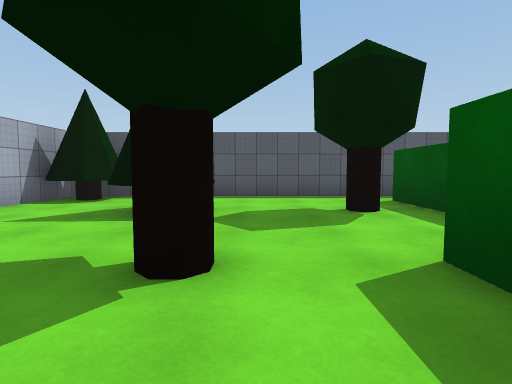
view 1 (above)

24 first-person views from a walk through a Unity game level. The camera is 1.2 m above the floor, tilts 4° down and sees 80° across. The floor is counted in squares, 2 m on a side. Each view is taken from the middle of a square. On the plan, view 1 faces up. The plan holds only what a view shows up to about 9 squares ahead; the rest is blank. The place goes on beyond the plan. Surface patterns are stand-ins for the level's own textures.

view 2
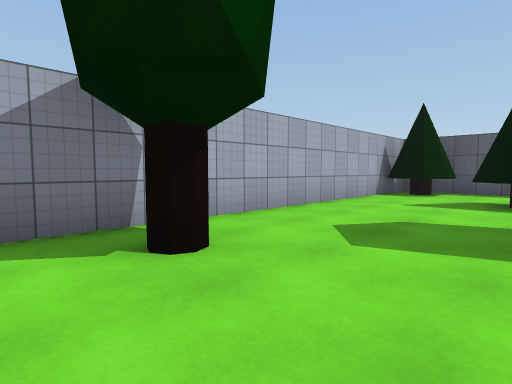

view 3
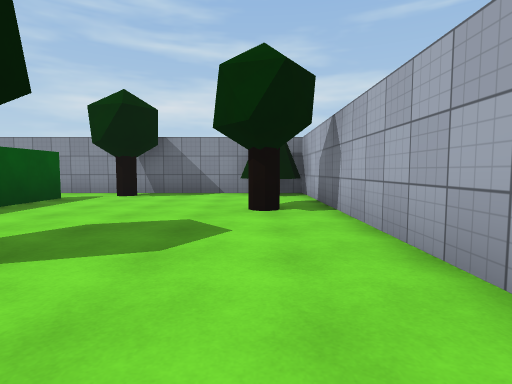

view 4
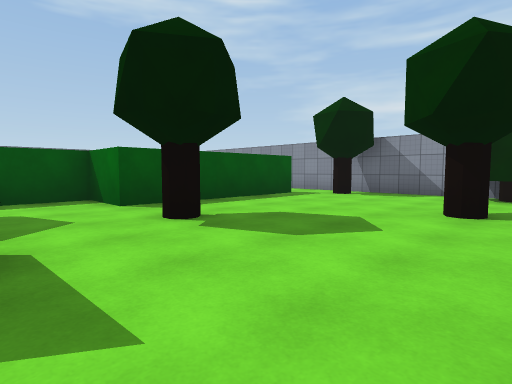

view 5
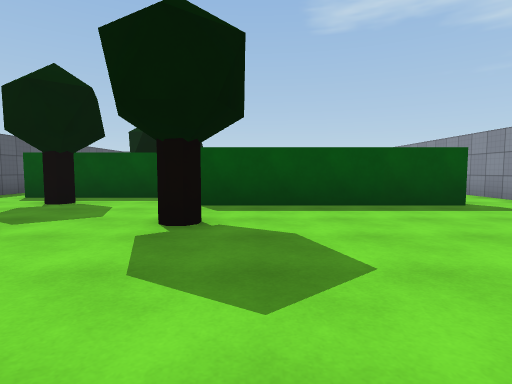

view 6
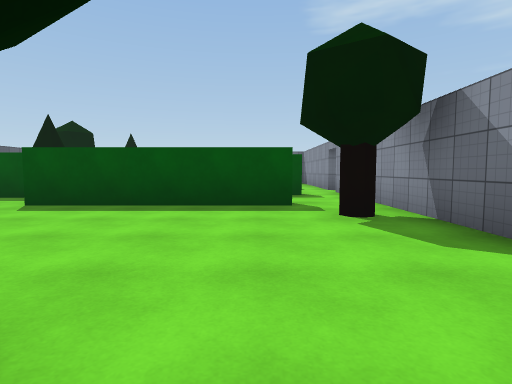

view 7
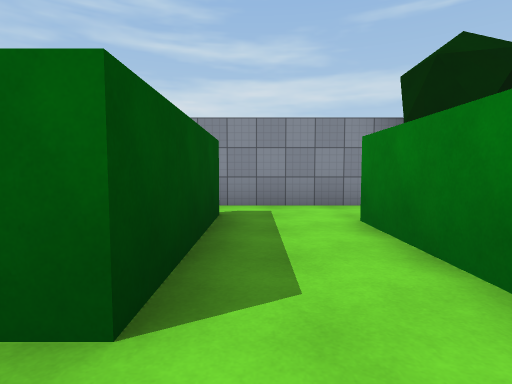

view 8
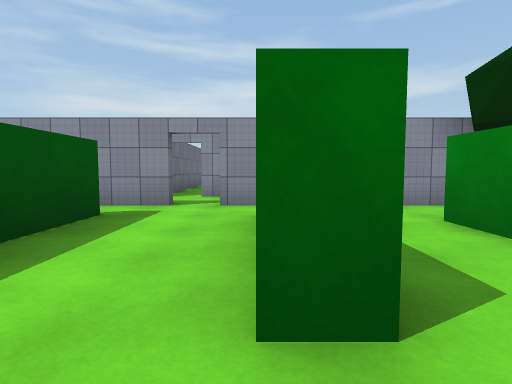

view 9
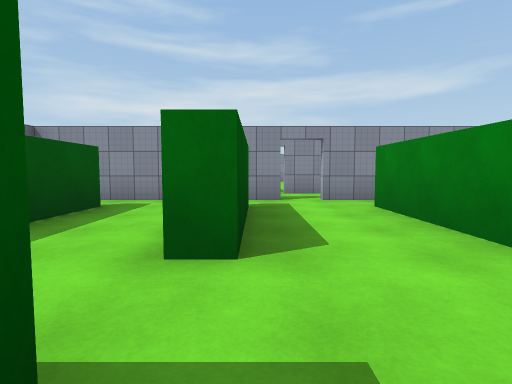

view 10
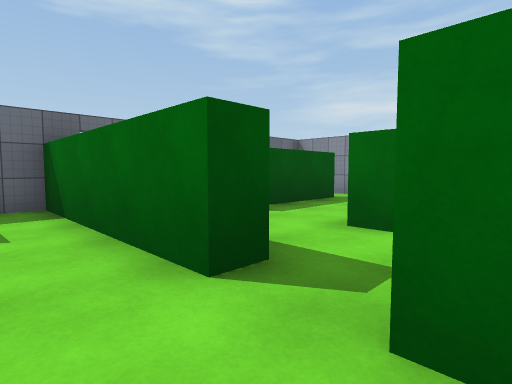

view 11
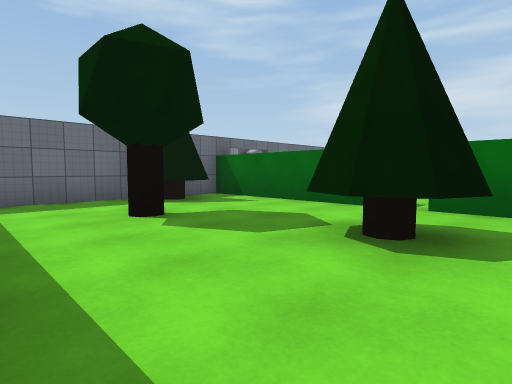

view 12
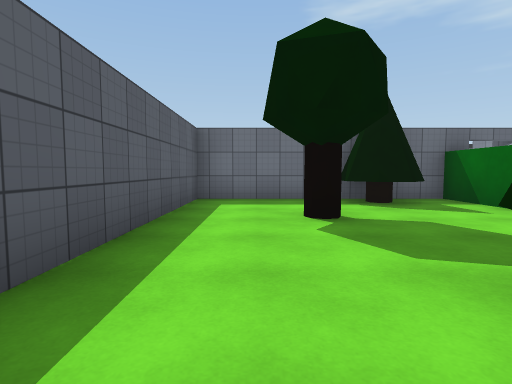

view 13
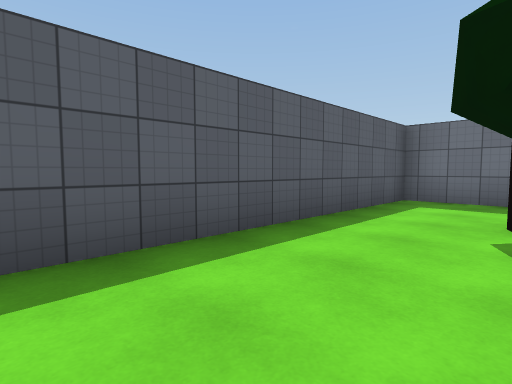

view 14
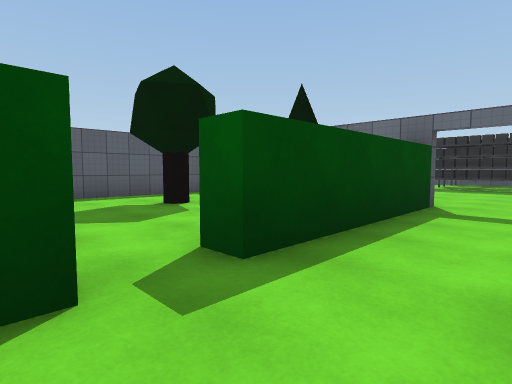

view 15
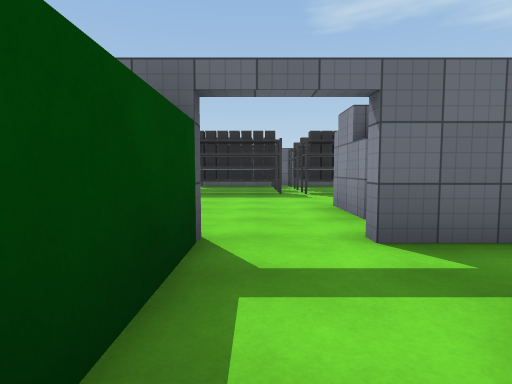

view 16
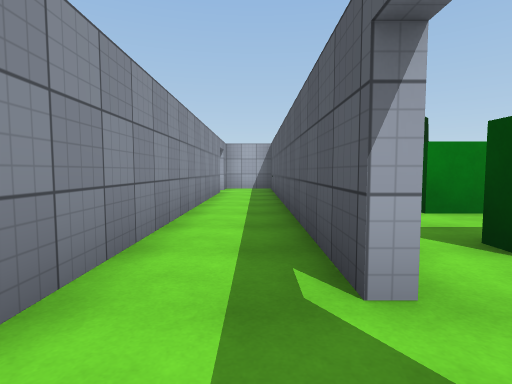

view 17
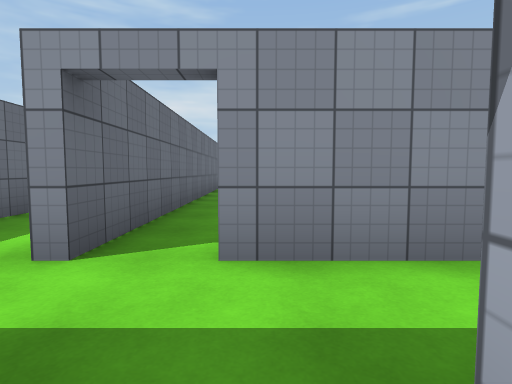

view 18
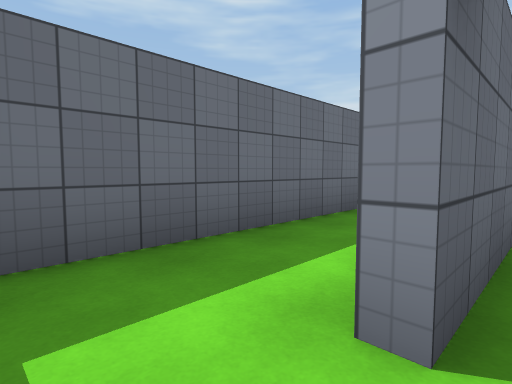

view 19
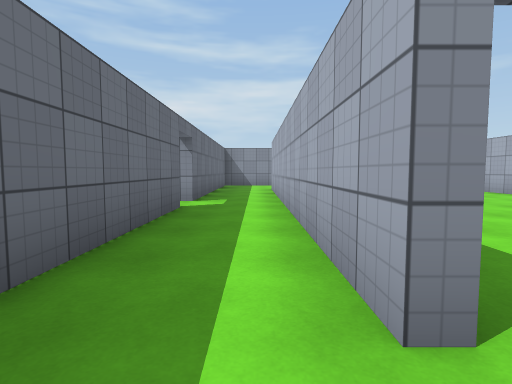

view 20
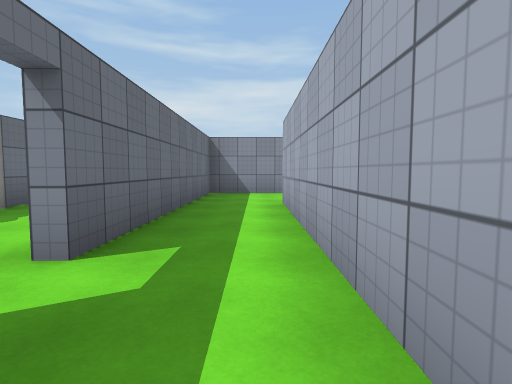

view 21
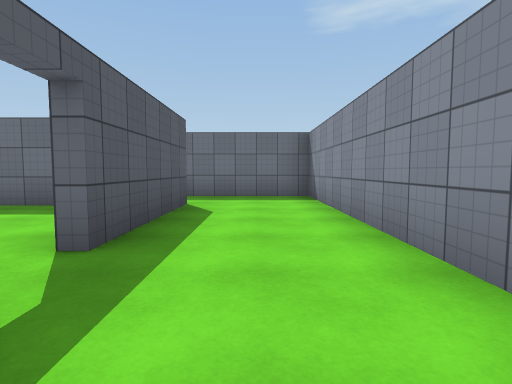

view 22
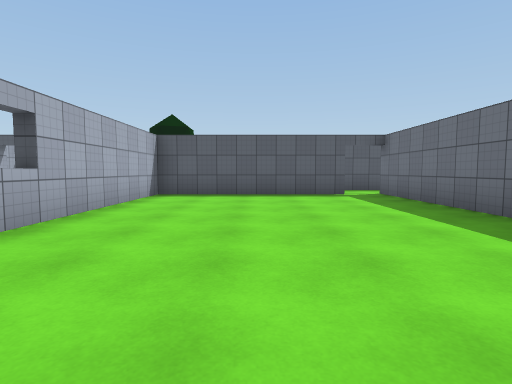

view 23
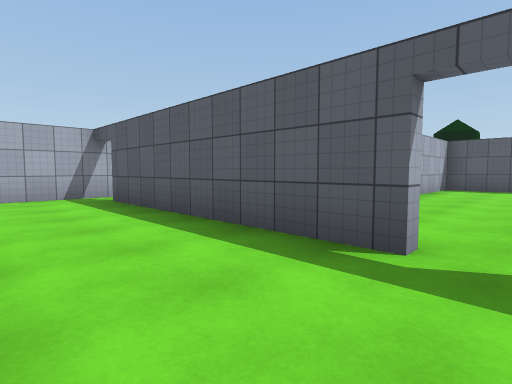

view 24
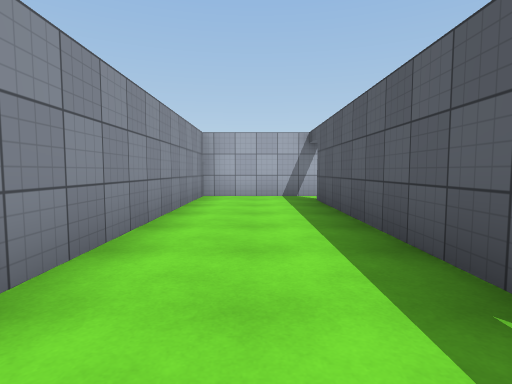

### Floor plan
Points are (right, up) in squares from view 1. A wall is a line through its corners. A room is listed if a view was taken in it or the views show most of it. See-through windows are left out.
Room 1 (views 1, 2, 3, 4, 5, 6)
walls: (1.2, -2.8) (1.2, 2) (2.7, 2) (2.7, 6.1); (3.5, 7.2) (-4.2, 7.2) (-4.2, -4.3) (1.4, -4.3)
ways out: opening at (3, 7) to room 3; opening at (1, -3) to room 8
objects: tree (-4, 6) to (-3, 6); tree (-3, -4) to (-3, -3); tree (-3, -1); tree (-2, 4) to (-1, 5); tree (-1, 2); tree (0, -3); tree (2, 5)
Room 2 (views 7, 8)
walls: (3.5, 0) (4, 0)
ways out: opening at (4, 0.5) to room 4; opening at (2.5, -1.5) to room 8
Room 3 (views 9, 10, 11, 12, 13)
walls: (6.2, 1.5) (6.2, 2) (10.5, 2); (10.5, 4.2) (10.5, 7.2) (3.5, 7.2); (4.4, 2) (5.4, 2)
ways out: opening at (3, 7) to room 1; opening at (6, 2) to room 4
objects: tree (5, 4) to (6, 5); tree (8, 5); tree (10, 3) to (10, 4)
Room 4 (views 14, 15)
walls: (6.2, 0) (6.6, 0); (5.5, 1.5) (5, 1.5); (9.6, 1.5) (6.2, 1.5); (8.6, -3.2) (8.6, -0.9); (5.4, -4.3) (9.4, -4.3)
ways out: opening at (4, 0.5) to room 2; opening at (6, 2) to room 3; opening at (5, -1) to room 6; gap at (6, -3) to room 6; opening at (9, 0.5)
Room 5 (views 16, 18, 19, 20, 21, 23, 24)
walls: (2.4, -14.7) (-3.2, -14.7); (8.2, -10) (8.2, -5.1); (-4.2, -14.4) (-4.2, -17.2) (8.2, -17.2) (8.2, -11); (6.5, -6) (6.5, -14.7) (3.3, -14.7)
ways out: opening at (6, -5) to room 6; opening at (3, -15) to room 7; opening at (-4, -15); gap at (8, -11)
Room 6 (view 17)
walls: (4.6, -4.5) (-2, -4.5); (-2.4, -6) (5.3, -6); (6.2, -3.1) (6.2, 0); (4, -0.4) (4, -3.1)
ways out: opening at (5, -1) to room 4; gap at (6, -3) to room 4; opening at (6, -5) to room 5; gap at (4, -3) to room 8; opening at (-3, -6)
Room 7 (view 22)
walls: (0.5, -12.8) (0.5, -13.8); (6.2, -13) (6.2, -6); (5.4, -6.2) (0.5, -6.2) (0.5, -11.1)
ways out: opening at (3, -15) to room 5
Room 8 (no view inside)
walls: (1.7, -0.4) (1.7, -2.6); (3.5, -3.1) (3.5, 0); (1.4, -4.3) (4.6, -4.3)
ways out: opening at (1, -3) to room 1; opening at (2.5, -1.5) to room 2; gap at (4, -3) to room 6

Positions as (right, up) in squares from view 1, and headings:
1: (0, 0), facing up
2: (-1, -2), facing up-left
3: (-3, 4), facing down
4: (-4, 4), facing down-right
5: (-4, 1), facing right
6: (-4, -2), facing right
7: (3, 1), facing down
8: (4, 1), facing down
9: (6, 2), facing down
10: (5, 3), facing down-right
11: (4, 7), facing down-right
12: (4, 6), facing right
13: (4, 5), facing up-right
14: (5, 0), facing up-right
15: (8, 1), facing right
16: (6, -5), facing left
17: (5, -4), facing down
18: (6, -5), facing down-right
19: (7, -5), facing down
20: (7, -9), facing down
21: (1, -16), facing right
22: (3, -14), facing up
23: (3, -17), facing up-left
24: (3, -16), facing left
